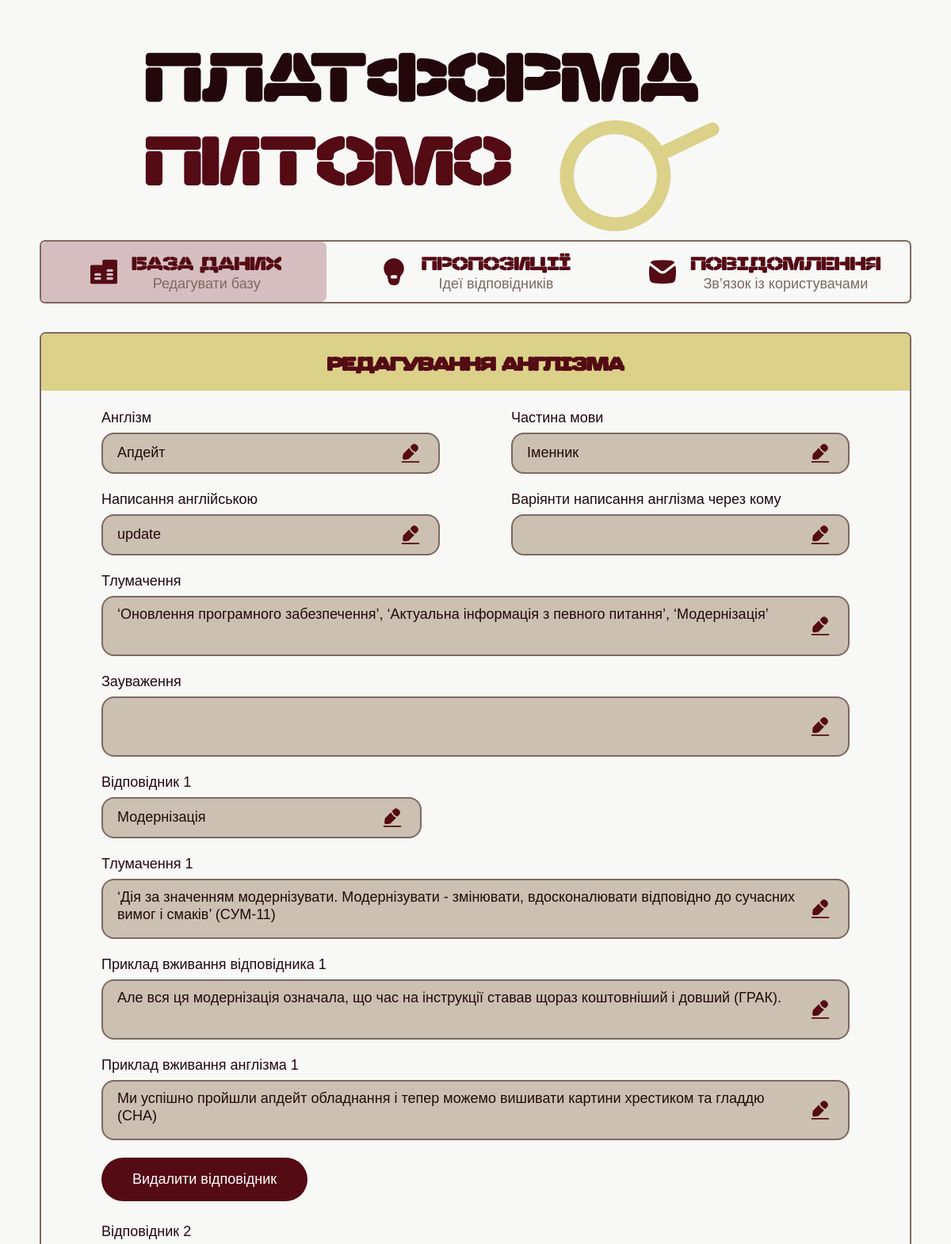
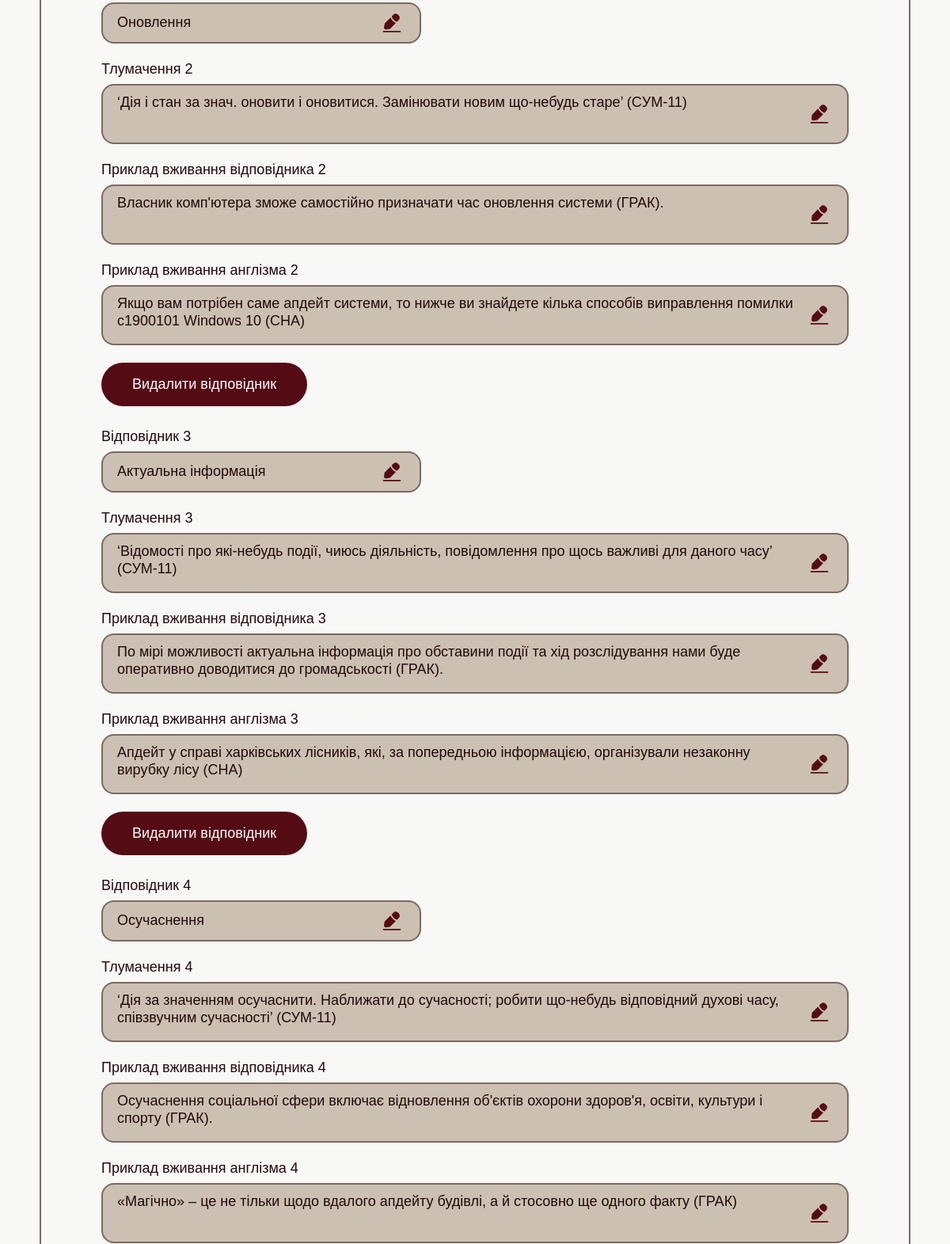
The page /admin_edit_anglicism/54 (signed in, upper part) on the database as committed earlier (2 pictures, top to bottom).
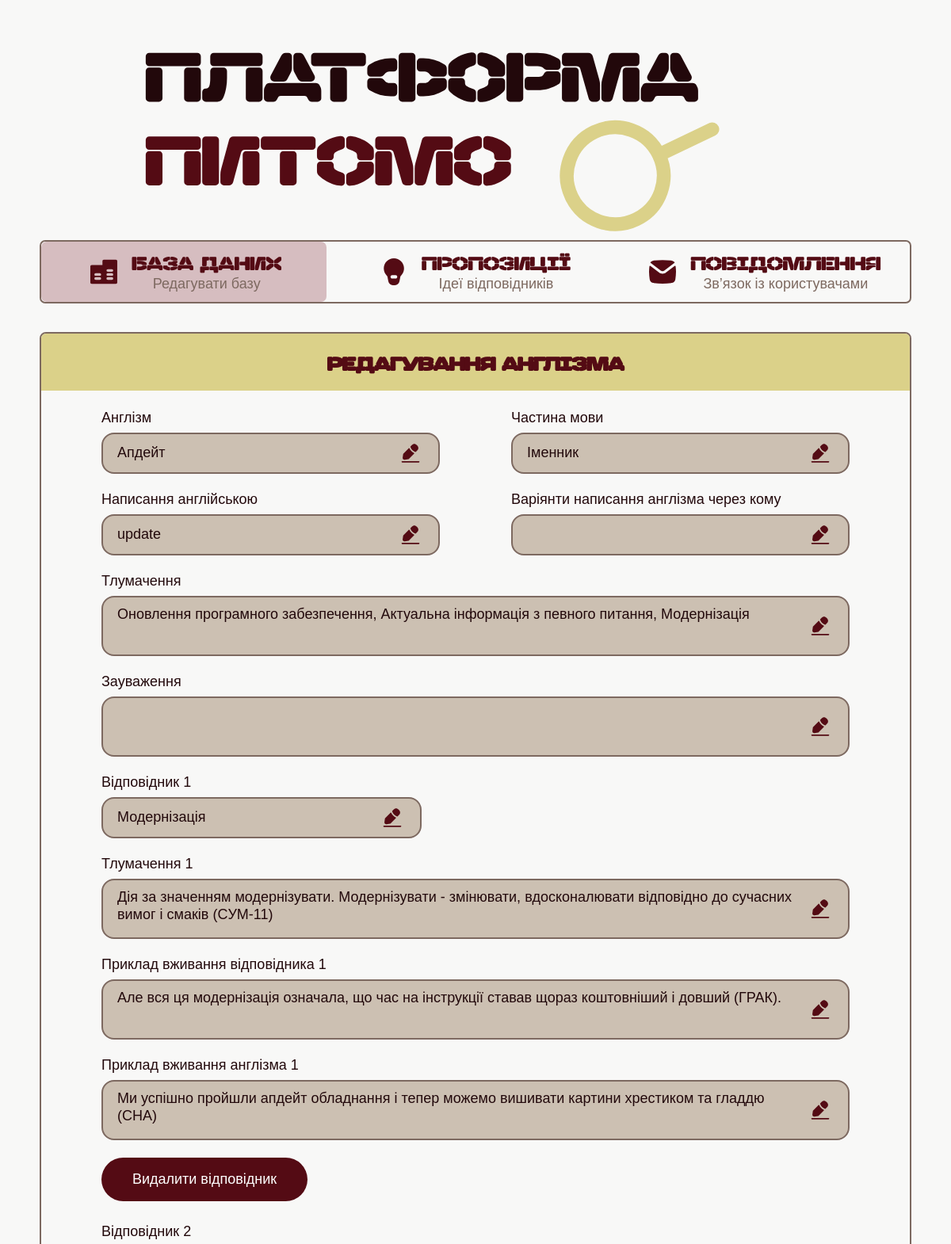
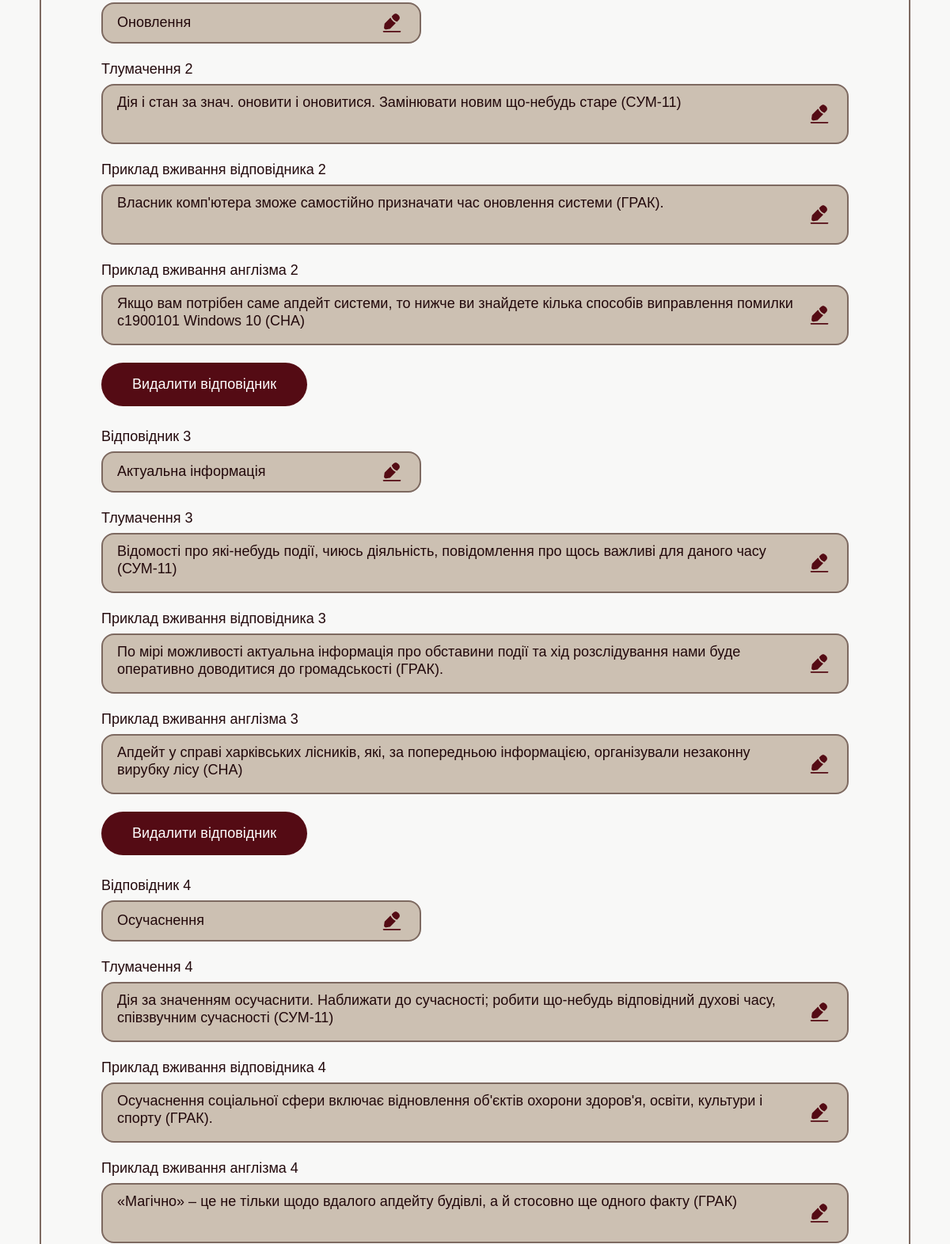
The same page on the database as committed later (2 pictures, top to bottom).
### tables this page shows
CREATE TABLE "Англізм" (
"ID" INTEGER,
  "Англізм" TEXT,
  "Частина мови" TEXT,
  "Оригінальне написання англізма" TEXT,
  "Тлумачення" TEXT,
  "Зауваження" TEXT
);

CREATE TABLE "Відповідник" (
"ID" INTEGER,
  "ID англізма" INTEGER,
  "Відповідник" TEXT,
  "Тлумачення" TEXT,
  "Приклад вживання відповідника" TEXT,
  "Приклад вживання англізма" TEXT
);

### app.py (the view, shortened to what this page needs)
@app.route(
    "/admin_edit_anglicism/<int:anglicism_id>",
    methods=["GET", "POST"]
)
def admin_edit_anglicism(anglicism_id):
    if not session.get("admin_logged_in"):
        return redirect(url_for("admin_login"))
    conn = sqlite3.connect(DB_PATH)
    cursor = conn.cursor()
    anglicism_data = get_anglicism_by_id(
        anglicism_id
    )
    if not anglicism_data:
        conn.close()
        return redirect(url_for("admin_database"))
    equivalents = anglicism_data["replacements"]
    conn.close()
    return render_template(
        "admin_edit_anglicism.html",
        anglicism={
            "id": anglicism_data["id"],
            "word": anglicism_data["anglicism"],
            "part_of_speech": anglicism_data["part_of_speech"],
            "english_word": anglicism_data["original_spelling"],
            "definition": anglicism_data["definition"],
            "notes": "",
            "variants": ", ".join(anglicism_data["variants"])
        },
        equivalents=equivalents
    )

### templates/admin_edit_anglicism.html (shortened to what the changed rows need)
<!DOCTYPE html>
<html lang="uk">
<head>
  <link
    rel="stylesheet"
    href="{{ url_for('static', filename='css/admin_edit_anglicism.css') }}"
  />
</head>
<body>
<main>
  <section class="edit-card">
    <div class="edit-card-header">
      <h1>Редагування англізма</h1>
    </div>
    <form
      class="edit-form"
      method="POST"
      action="{{ url_for('admin_edit_anglicism', anglicism_id=anglicism.id) }}"
    >
      <div class="form-row">
        <label>
          <div class="editable-field short">
            <span
              class="editable-text"
              contenteditable="true"
              data-input-id="anglicism-word-input"
            >
              {{ anglicism.word }}
            </span>
            <button type="button">
              <img
                src="{{ url_for('static', filename='images/іконка_редагувати.svg') }}"
                alt="Редагувати"
              />
            </button>
          </div>
        </label>
        <label>
          <div class="editable-field short">
            <span
              class="editable-text"
              contenteditable="true"
              data-input-id="part-of-speech-input"
            >
              {{ anglicism.part_of_speech }}
            </span>
            <button type="button">
              <img
                src="{{ url_for('static', filename='images/іконка_редагувати.svg') }}"
                alt="Редагувати"
              />
            </button>
          </div>
        </label>
      </div>
      <div class="form-row">
        <label>
          <div class="editable-field short">
            <span
              class="editable-text"
              contenteditable="true"
              data-input-id="english-input"
            >
              {{ anglicism.english_word }}
            </span>
            <button type="button">
              <img
                src="{{ url_for('static', filename='images/іконка_редагувати.svg') }}"
                alt="Редагувати"
              />
            </button>
          </div>
        </label>
      </div>
      <label>
        <div class="editable-field large">
          <span
            class="editable-text"
            contenteditable="true"
            data-input-id="definition-input"
          >
            {{ anglicism.definition }}
          </span>
          <button type="button">
            <img
              src="{{ url_for('static', filename='images/іконка_редагувати.svg') }}"
              alt="Редагувати"
            />
          </button>
        </div>
      </label>
      <div id="equivalents-container">
        {% for equivalent in equivalents %}
        <div class="equivalent-block">
          <label class="short-field">
            <span class="equivalent-title">
            </span>
            <div class="editable-field short">
              <span
                class="editable-text equivalent-word"
                contenteditable="true"
              >
                {{ equivalent.word }}
              </span>
              <button type="button">
                <img
                  src="{{ url_for('static', filename='images/іконка_редагувати.svg') }}"
                  alt="Редагувати"
                />
              </button>
            </div>
          </label>
          <label>
            <span class="meaning-title">
            </span>
            <div class="editable-field large">
              <span
                class="editable-text equivalent-definition"
                contenteditable="true"
              >
                {{ equivalent.definition }}
              </span>
              <button type="button">
                <img
                  src="{{ url_for('static', filename='images/іконка_редагувати.svg') }}"
                  alt="Редагувати"
                />
              </button>
            </div>
          </label>
          <label>
            <span class="example-equivalent-title">
            </span>
            <div class="editable-field large">
              <span
                class="editable-text equivalent-example"
                contenteditable="true"
              >
                {{ equivalent.example_equivalent }}
              </span>
              <button type="button">
                <img
                  src="{{ url_for('static', filename='images/іконка_редагувати.svg') }}"
                  alt="Редагувати"
                />
              </button>
            </div>
          </label>
          <label>
            <span class="example-anglicism-title">
            </span>
            <div class="editable-field large">
              <span
                class="editable-text anglicism-example"
                contenteditable="true"
              >
                {{ equivalent.example_anglicism }}
              </span>
              <button type="button">
                <img
                  src="{{ url_for('static', filename='images/іконка_редагувати.svg') }}"
                  alt="Редагувати"
                />
              </button>
            </div>
          </label>
          <button
            class="delete-equivalent-button"
            type="button"
          >
            Видалити відповідник
          </button>
        </div>
        {% endfor %}
      </div>
    </form>
  </section>
</main>
</body>
</html>

Rows that differ between the two databases and show on the page:
changed Англізм "Апдейт": definition "‘Оновлення програмного забезпечення’, ‘Актуальна інформація з певного питання’, ‘Модернізація’" → "Оновлення програмного забезпечення, Актуальна інформація з певного питання, Модернізація"
changed Відповідник "Модернізація": definition "‘Дія за значенням модернізувати. Модернізувати - змінювати, вдосконалювати відповідно до сучасних вимог і смаків’ (CУМ-11)" → "Дія за значенням модернізувати. Модернізувати - змінювати, вдосконалювати відповідно до сучасних вимог і смаків (CУМ-11)"
changed Відповідник "Оновлення": definition "‘Дія і стан за знач. оновити і оновитися. Замінювати новим що-небудь старе’ (CУМ-11)" → "Дія і стан за знач. оновити і оновитися. Замінювати новим що-небудь старе (CУМ-11)"
changed Відповідник "Актуальна інформація": definition "‘Відомості про які-небудь події, чиюсь діяльність, повідомлення про щось важливі для даного часу’ (СУМ-11)" → "Відомості про які-небудь події, чиюсь діяльність, повідомлення про щось важливі для даного часу (СУМ-11)"
changed Відповідник "Осучаснення": definition "‘Дія за значенням осучаснити. Наближати до сучасності; робити що-небудь відповідний духові часу, співзвучним сучасності’ (СУМ-11)" → "Дія за значенням осучаснити. Наближати до сучасності; робити що-небудь відповідний духові часу, співзвучним сучасності (СУМ-11)"
